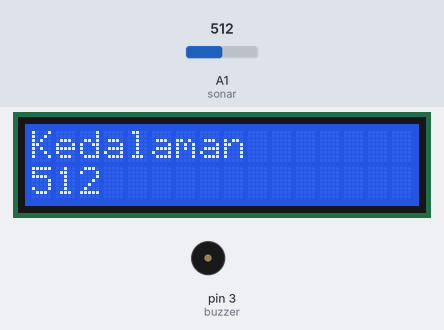
A sketch run on a simulated Arduino Uno, built with avr-gcc and run on an emulated ATmega328P. On the bench: 16×2 character LCD, buzzer (waves = sounding, pin HIGH). The test bench sets the inputs (shaded band); at power-on: A1 (sonar) = 512. No radio packets arrive unless stated; what the sketch prints to the serial monitor is not drawn.

Above: at 1.2 s.
1.3 s: A1 (sonar) set to 716
At 3.5 s:
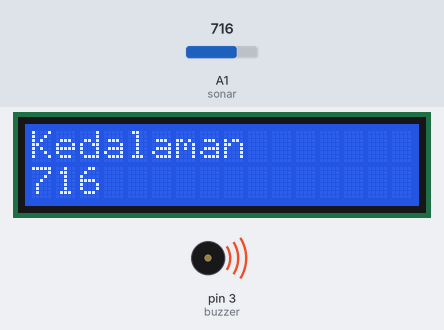
6.4 s: A1 (sonar) set to 900
At 8.9 s:
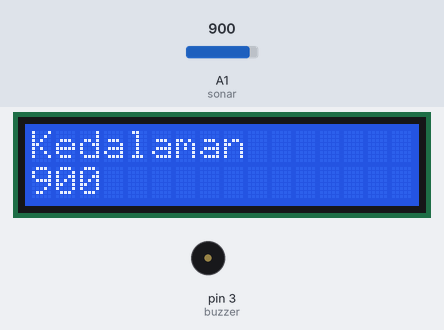
10.6 s: A1 (sonar) set to 1023
At 11.9 s:
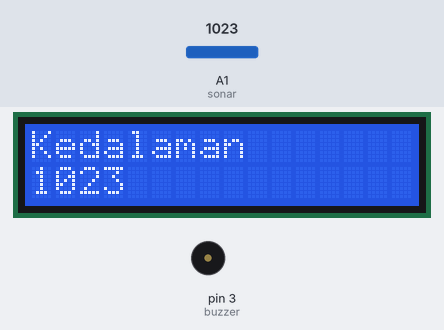
Timing chart, 0 to 24.8 s (numbered marks = the images above; inputs shaded):
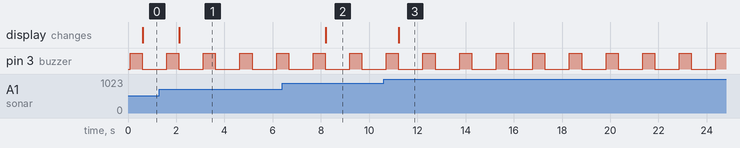

Measured:
- after the input at 1.3 s, the display: changes after 0.83 s (image 1)
- after the input at 6.4 s, the display: changes after 1.8 s (image 2)
- after the input at 10.6 s, the display: changes after 0.63 s (image 3)
- by itself, pin 3 (buzzer): alternates HIGH for 0.50 s and LOW for 1.0 s

The sketch:

nrf_transmiter.ino
```cpp
#include <SPI.h>
#include <nRF24L01.h>
#include <RF24.h>
#include <SoftwareSerial.h>
#include <Wire.h>
#include <LiquidCrystal_I2C.h>

RF24 radio(7, 8); // CE, CSN
const byte address[6] = "00001";

int sonar = A1;
int button = 4;
int buzzer = 3;
int bacaSonar = 0;
int bacaBtn = 0;
int message[1];

LiquidCrystal_I2C lcd(0x27, 16, 2);

void setup() {
  Serial.begin(9600);
  pinMode(sonar, INPUT);
  pinMode(button, INPUT);
  pinMode(buzzer, OUTPUT);

  lcd.begin();
  lcd.backlight();

  radio.begin();
  bool check = radio.isChipConnected();
  if(check == 1){
    lcd.clear();
    lcd.setCursor(0,0);
    lcd.print("Koneksi = Berhasil");
    Serial.println("Chip Berhasil Connect");
  }else{
    lcd.clear();
    lcd.setCursor(0,0);
    lcd.print("Koneksi = Gagal");
    Serial.println("Chip Gagal Connect");
  }

  radio.openWritingPipe(address);
  radio.setPALevel(RF24_PA_MIN);
  radio.stopListening();

}
void loop() {
    bacaSonar = analogRead(sonar);
    Serial.println(bacaSonar);
    digitalWrite(buzzer, HIGH);
    delay(500);
    digitalWrite(buzzer, LOW);
    lcd.clear();
    lcd.setCursor(0,0);
    lcd.print("Kedalaman");
    lcd.setCursor(0, 1);
    lcd.print(bacaSonar);
    message[0] = bacaSonar;
    radio.write(&message, sizeof(message));
    delay(1000);
}
```
